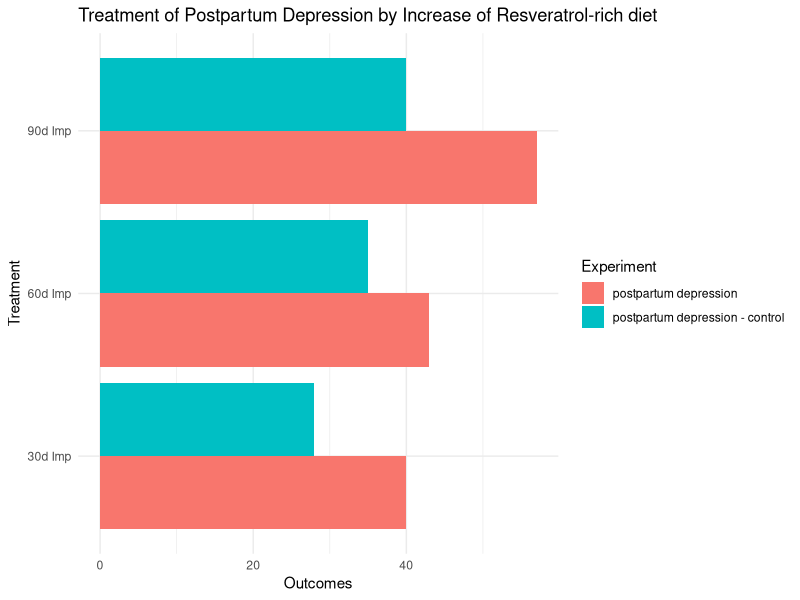

Write R code to recreate this figure.
# Treatment of Postpartum Depression by Increase of Resveratrol-rich diet.

# Clear environment
rm(list = ls())
#=============
# Package Information
#=============
packages <- c('ggplot2', 'corrplot','tidyverse','readxl','scales','dplyr')
for (package in packages) {
  if (!require(package, character.only=T, quietly=T)) {
    install.packages(package)
    library(package, character.only=T)
  }
}
#=============
# Data
#=============
df <- read_excel("book1_fall2021_CN.xlsx", sheet="data")
#=============
# Graph
#=============
ggplot(data = df, aes(x = reorder(Treatment, Outcome), y = Outcome, fill = Experiment)) + 
geom_bar(stat = "identity", position = "dodge") + 
coord_flip() + theme_minimal() + 
ggtitle("Treatment of Postpartum Depression by Increase of Resveratrol-rich diet") + 
xlab("Treatment") + 
ylab("Outcomes")
#=============
# CSV
#=============
write.csv(df,"output.csv")